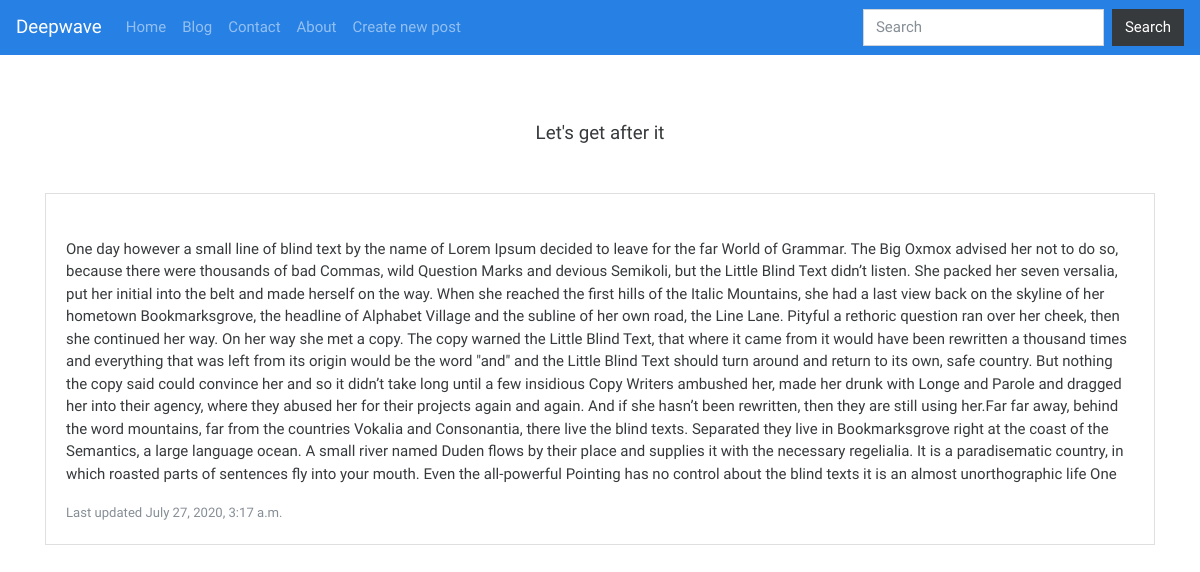
The app's page /blog/story-time/, older data.
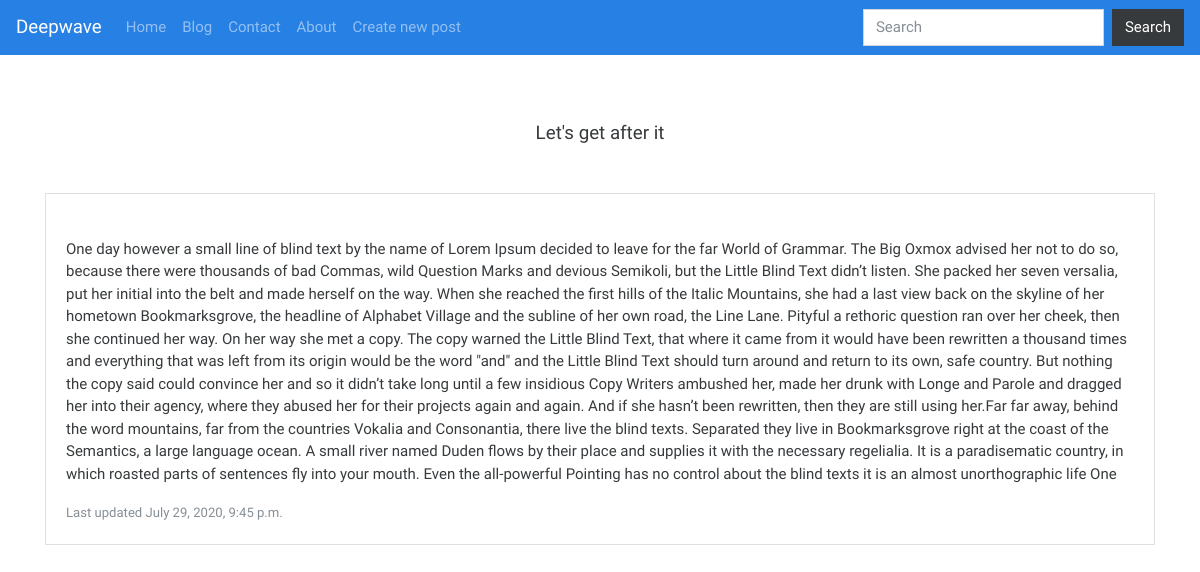
The same page, newer data.
### blog/models.py (models this page shows, shortened)
class BlogPost(models.Model):
    User = models.ForeignKey(User, default=1, null=True, on_delete=models.SET_NULL)
    title = models.CharField(max_length=255)
    slug = models.SlugField(unique=True) #hello world -> hello-world
    content = models.TextField(null=True, blank=True)
    publish_date = models.DateTimeField( auto_now=False, auto_now_add=False, blank=True, null=True)
    image = models.ImageField(upload_to='image/', blank=True, null=True)
    timestamp = models.DateTimeField(auto_now_add=True) #when added to the database, the field changes to that time
    updated = models.DateTimeField(auto_now=True) #when save is hit, the time changes
    objects = BlogPostManager()
    class Meta:
        ordering = ['-updated', '-publish_date', '-timestamp' ]

### blog/views.py (the view)
# urls.py: path('<str:slug>/', blogPostDetailView),
def blogPostDetailView(request, slug):
    blogObject = get_object_or_404(BlogPost, slug  = slug)
    template_name = "blog/detail.html"
    context = {"object": blogObject}
    return render(request, template_name, context)

### blog/models.py (called while the page is built)
    def get_queryset(self):
        return BlogPostQuerySet(self.model, using=self._db)

### blog/templates/blog/detail.html (shortened to what this page needs)
{% extends 'base.html' %}
{% block content %}
<h5 class="text-center mb-5">{{object.title}}</h5>
  <div class="card">
    <div class="card-body">
      <p class="card-text text-justify mt-4">{{object.content|linebreaks}}</p>
      <p class="card-text"><small class="text-muted">Last updated {{object.updated}}</small></p>
    </div>
  </div>
</div>
{% endblock content %}

### templates/base.html (shortened to what this page needs)
{% load staticfiles %}
{% load static %}
<!DOCTYPE html>
<html lang="en">
<head>
  <link rel="stylesheet" href="https://bootswatch.com/4/cosmo/bootstrap.min.css">
  <link rel="stylesheet" href="https://stackpath.bootstrapcdn.com/font-awesome/4.7.0/css/font-awesome.min.css">
  <link rel="stylesheet"
    href="https://cdnjs.cloudflare.com/ajax/libs/jquery-datetimepicker/2.5.20/jquery.datetimepicker.min.css"
 />
  <link rel="stylesheet" href="{% static 'css/base.css' %}">
</head>
<body>
  {% include 'navbar.html' %}
  <br><br>
  <div class="container">
    <br>
    {% block content %}
    {% endblock %}
</body>
</html>

### templates/navbar.html (shortened to what this page needs)
<nav class="navbar navbar-expand-lg navbar-dark bg-primary">
    <a class="navbar-brand" href="/"> Deepwave</a>
  <div class="collapse navbar-collapse" id="navbarColor01">
    <ul class="navbar-nav mr-auto">
      <li class="nav -item">
        <a class="nav-link" href="/">Home </a>
      </li>
      <li class="nav-item">
        <a class="nav-link" href="/blog">Blog</a>
      </li>
      <li class="nav-item">
        <a class="nav-link" href="/contact">Contact</a>
      </li>
      <li class="nav-item">
        <a class="nav-link" href="/about">About</a>
      </li>
        <li class="nav-item">
          <a class="nav-link" href="/blog/new">Create new post</a>
        </li>
    </ul>
    <form  class="form-inline my-2 my-lg-0" action="/search/">
      <input name="search" class="form-control mr-sm-2" type="text" placeholder="Search">
      <button class="btn btn-secondary my-2 my-sm-0" type="submit">Search</button>
    </form>
  </div>
</nav>

Row changes from the older to the newer data that the page shows:
changed BlogPost "Let's get after it": updated "July 27, 2020, 3:17 a.m." → "July 29, 2020, 9:45 p.m."
